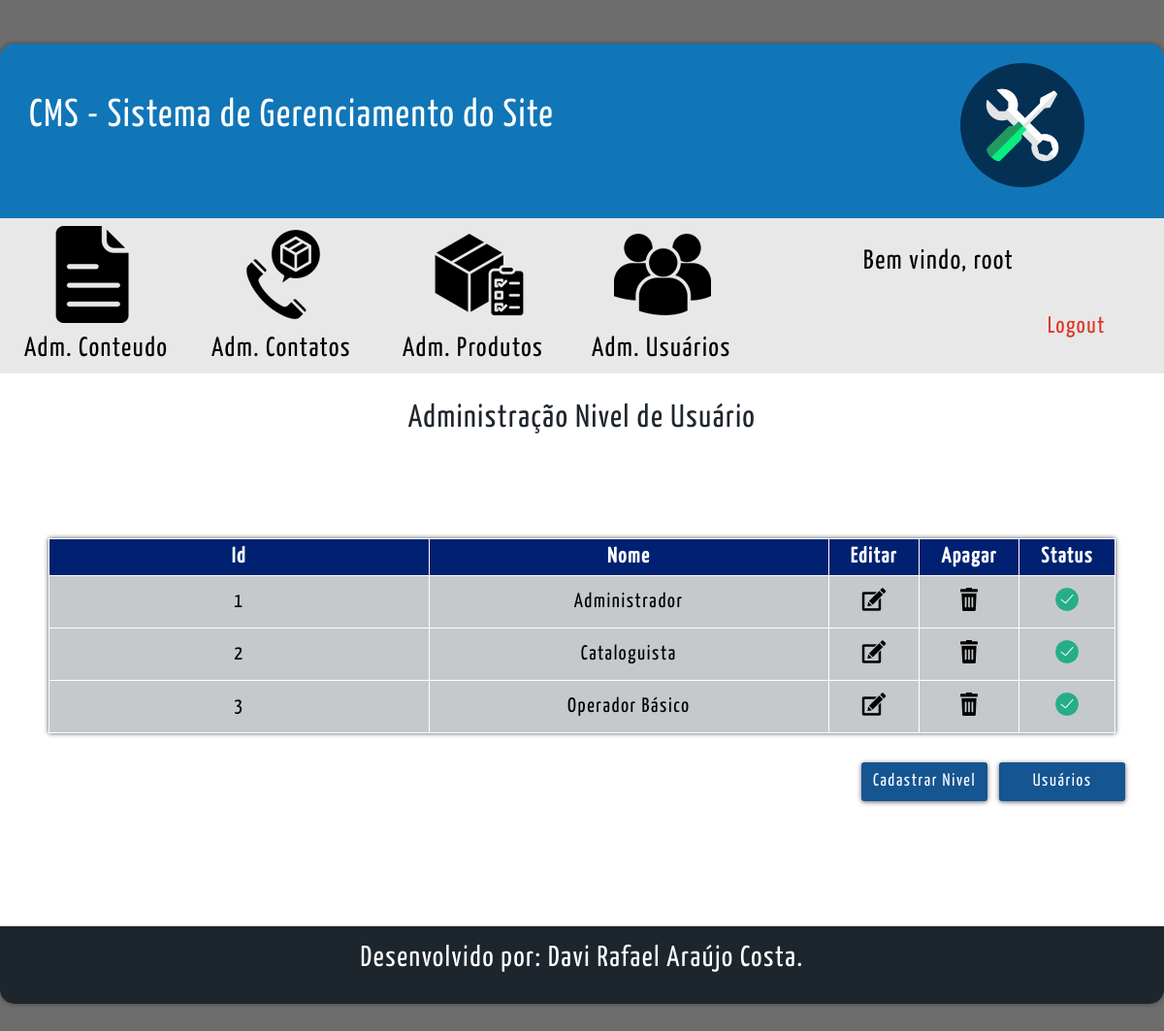
Page /cms/nivel_usuario_cms.php (signed in) on the committed database.
### tables this page shows
CREATE TABLE tbl_nivel_usuario (
  cod_nivel INT(11) PRIMARY KEY NOT NULL  AUTO_INCREMENT,
  nome_nivel VARCHAR(40) NOT NULL,
  adm_conteudo TINYINT(1) NULL,
  adm_contato TINYINT(1) NULL,
  adm_produto TINYINT(1) NULL,
  adm_usuario TINYINT(1) NULL,
  essencial TINYINT(1) NULL,
  status TINYINT(1) NULL
);

### cms/nivel_usuario_cms.php (the view, shortened to what this page needs)
<?php
    $conexao = conexaoMysql();
?>
<!DOCTYPE html>
<html lang="pt-br">
    <head>
        <link rel="stylesheet" type="text/css" href="css/style-padrao-cms.css"/>
        <link rel="stylesheet" type="text/css" href="css/style_cms.css"/>
    </head>
    <body>
        <div id="tudo" class="center">
            <div id="cms">
                <?php include_once("header_cms.php");?>
                <?php include_once("menu_cms.php");?>
                <section id="conteudo">
                    <div id="linha-titulo-fale-conosco" class="center">
                        <div id="titulo-fale-conosco"> Administração Nivel de Usuário</div>
                    </div>
                    <div id="linha-tabela" class="center">
                        <table id="tabela">
                            <tr>
                                <th class="th-titulo">Id</th>
                                <th class="th-titulo">Nome</th>
                                <th class="th-icones">Editar</th>
                                <th class="th-icones">Apagar</th>
                                <th class="th-icones">Status</th>
                            </tr>
                            <?php
                                $sqlSelect = "SELECT * FROM tbl_nivel_usuario";
                                $select = mysqli_query($conexao , $sqlSelect);
                                while($rs = mysqli_fetch_array($select)){
                            ?>
                            <tr class='tr-itens'>
                                <td class="td-itens"><?php echo($rs['cod_nivel']);?></td>
                                <td class="td-itens"><?php echo($rs['nome_nivel']);?></td>
                                <td class="td-itens">
                                    <a href="cad_nivel.php?id=<?php echo($rs['cod_nivel']);?>&&modo=editar">
                                        <figure>
                                            <img src="icones/icone-editar.png" />
                                        </figure>
                                    </a>
                                </td>
                                <td class="td-itens">
                                    <a href="nivel_usuario_cms.php?id=<?php echo($rs['cod_nivel']);?>&&modo=excluir&&essencial=<?php echo($rs['essencial'])?>" onclick="return confirm('Deseja realmente excluir esse Nível de Usuário?')">
                                        <figure>
                                            <img src="icones/icone-excluir.png"/>
                                        </figure>
                                    </a>
                                </td>
                                <td class="td-itens">
                                    <a href="nivel_usuario_cms.php?id=<?php echo($rs['cod_nivel']);?>&&status=<?php echo($rs['status']);?>">
                                        <figure>
                                            <?php if($rs['status'] == 1){?>
                                                    <img src="icones/icone-ativado.png"/>
                                            <?php }else{?>
                                                    <img src="icones/icone-desativado.png"/>
                                            <?php }?>
                                        </figure>
                                    </a>
                                </td>
                            </tr>
                            <?php }?>
                        </table>
                    </div>
                    <div class="container-btns">
                        <a href="cad_nivel.php">
                            <input type="button" class="center" id="btn-cadastro" value="Cadastrar Nivel">
                        </a>
                        <a href="usuario_cms.php">
                            <input type="button" class="center" id="btn-cadastro" value="Usuários">
                        </a>
                    </div>
                </section>
                <?php include_once("footer_cms.php");?>
            </div>
        </div>
    </body>
</html>

### cms/css/style-padrao-cms.css (style rules this page uses)
* { padding:0px; margin: 0px; font-family: Yanone; letter-spacing: 1.6px; }
a { cursor: pointer; }
a:link { text-decoration:none; color:black; }
.center { margin-left: auto; margin-right: auto; }
body { background-color: #6d6d6d; margin-top:0px; }
#tudo { width: 1200px; }
#cms { width: 1200px; min-height: 500px; height: auto; margin-top: 45px; border-radius: 15px; overflow: hidden; margin-bottom: 45px; -webkit-box-shadow: 0 0px 5px rgba(0,0,0,0.4); box-shadow: 0 0px 5px rgba(0,0,0,0.4); }

### cms/css/style_cms.css (style rules this page uses)
#conteudo { width: inherit; min-height: 570px; height: auto; overflow: hidden; background-color: rgb(255,255,255); padding: 30px; box-sizing: border-box; }
#linha-titulo-fale-conosco { width:500px; height: 50px; padding-left: auto; padding-right: auto; }
#titulo-fale-conosco { font-size:33px; color: #20262e; text-align: center; }
#linha-tabela { width:1100px; min-height: 200px; height: auto; margin-top:90px; }
#tabela { border-collapse: collapse; background-color: rgb(197, 201, 204); font-size:15px; width:1100px; -webkit-box-shadow: 0 0px 5px rgba(0, 0, 0, 0.685); box-shadow: 0 0px 5px rgba(0, 0, 0, 0.685); }
.th-titulo { width:10%; background-color: #002171; font-size: 22px; color:white; padding: 8px; text-align: center; border: 1px solid white; }
.th-icones { width:1%; background-color: #002171; font-size: 22px; color:white; padding: 8px; text-align: center; border: 1px solid white; }
.td-itens { min-height: 30px; height:auto; padding: 8px; text-align: center; border: 1px solid white; font-size: 21px; }
.container-btns { width:400px; height:50px; margin-bottom: 0px; margin-left: 850px; margin-top: 30px; float: left; }
#btn-cadastro { width:130px; height:40px; background-color: rgb(20, 85, 146); border-radius: 3px; border:none; transition: all 0.5s; cursor: pointer; color:#FFFFFF; -webkit-box-shadow: 0 1px 5px rgba(0,0,0,0.6); box-shadow: 0 1px 5px rgba(0,0,0,0.6); font-size: 18px; margin-left: 8px; }

### rows in the picture
tbl_nivel_usuario: cod_nivel "1", nome_nivel "Administrador", status 1 (drawn)
tbl_nivel_usuario: cod_nivel "2", nome_nivel "Cataloguista", status 1 (drawn)
tbl_nivel_usuario: cod_nivel "3", nome_nivel "Operador Básico", status 1 (drawn)

### other values in the picture
$_SESSION['nome_user'] "root"
